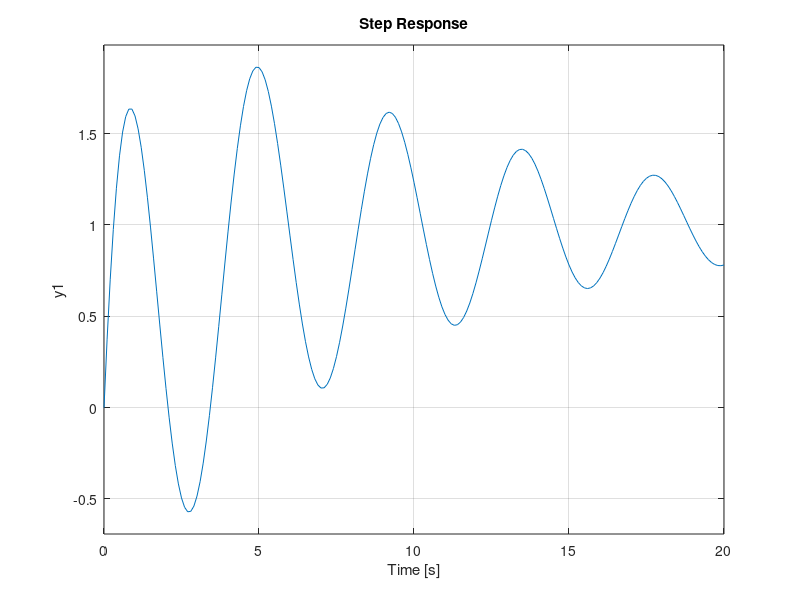

MATLAB code to generate this figure:
%%Define Transfer Function
% Number 6 (Electrical Filter with Multiple Poles)
% G(s) = 4*s^3 + 3*s^2 + 2*s + 1 / 1*s^4 + 2*s^3 + 3*s^2 + 4*s + 1

G_num = [4 3 2 1]
G_den = [1 2 3 4 1]
G = tf(G_num,G_den)

%Step Response
step(G,0:0.1:20)